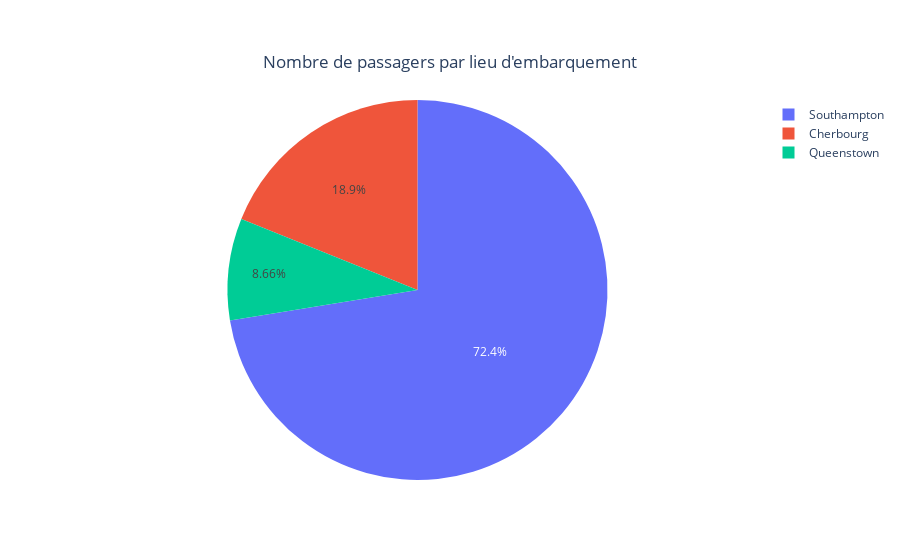

Notebook source saved alongside this figure:
### Code cell
title = "Nombre de passagers par lieu d'embarquement"

fig9 = px.pie(names = legend_embarked(b.index), values = b.values, title = {'text' : title, 'y':0.9, 'x':0.5, 'xanchor': 'center', 'yanchor': 'top'})
fig9.show()

### Figure 1 — Plotly figure (JSON) as saved in the notebook; plotly's stock layout.template omitted (floating-point values rounded to 4 significant figures)
{"data": [{"domain": {"x": [0, 1], "y": [0, 1]}, "hovertemplate": "label=%{label}<br>value=%{value}<extra></extra>", "labels": ["Cherbourg", "Queenstown", "Southampton"], "legendgroup": "", "name": "", "showlegend": true, "type": "pie", "values": [168, 77, 644]}], "layout": {"legend": {"tracegroupgap": 0}, "title": {"text": "Nombre de passagers par lieu d'embarquement", "x": 0.5, "xanchor": "center", "y": 0.9, "yanchor": "top"}}}
